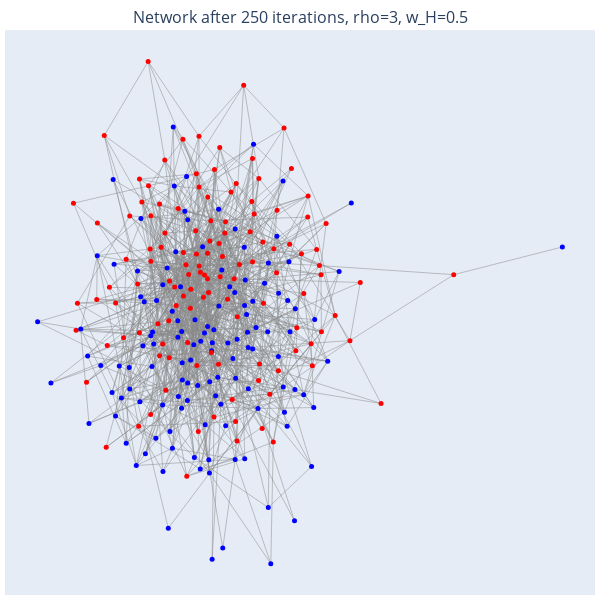

The cell this chart's notebook holds for it:
### Code cell
test_sim = JacksonSimulationV2(0, 250, 10, 0.25, 10, 0.25, 0.5, biased=True, rho=1, epsilon=2)

plotly_sim_drawing.plotly_draw(plotly_sim_drawing(), test_sim, layout='spring', draw_largest_CC=True, title=f'Network after {250} iterations, rho={3}, w_H={0.5}')

### Figure 1 — Plotly figure (JSON) as saved in the notebook; plotly's stock layout.template omitted (floating-point values rounded to 4 significant figures; data arrays with more than 128 entries replaced by an {"elided": "..."} marker saying what was removed)
{"data": [{"line": {"color": "#888", "width": 0.5}, "mode": "lines", "type": "scatter", "x": {"elided": "3585 float values"}, "y": {"elided": "3585 float values"}}, {"hoverinfo": "text", "marker": {"color": {"elided": "250 str values"}, "size": 5}, "mode": "markers", "text": {"elided": "250 str values"}, "type": "scatter", "x": {"elided": "250 float values"}, "y": {"elided": "250 float values"}}], "layout": {"height": 600, "hovermode": "closest", "margin": {"b": 5, "l": 5, "r": 5, "t": 30}, "showlegend": false, "title": {"font": {"size": 16}, "text": "Network after 250 iterations, rho=3, w_H=0.5", "x": 0.5, "y": 0.98}, "width": 600, "xaxis": {"showgrid": false, "showticklabels": false, "zeroline": false}, "yaxis": {"showgrid": false, "showticklabels": false, "zeroline": false}}}
